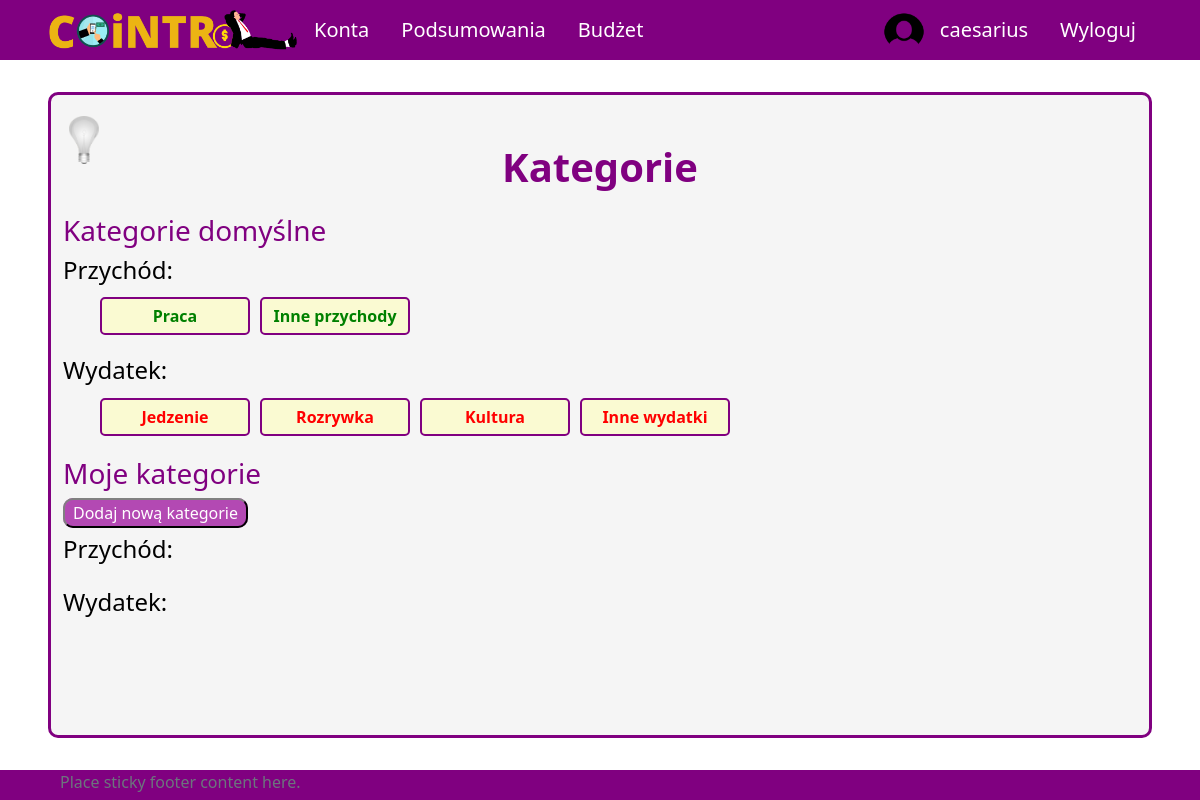
Page /profile/categories (signed in) on the earlier database version.
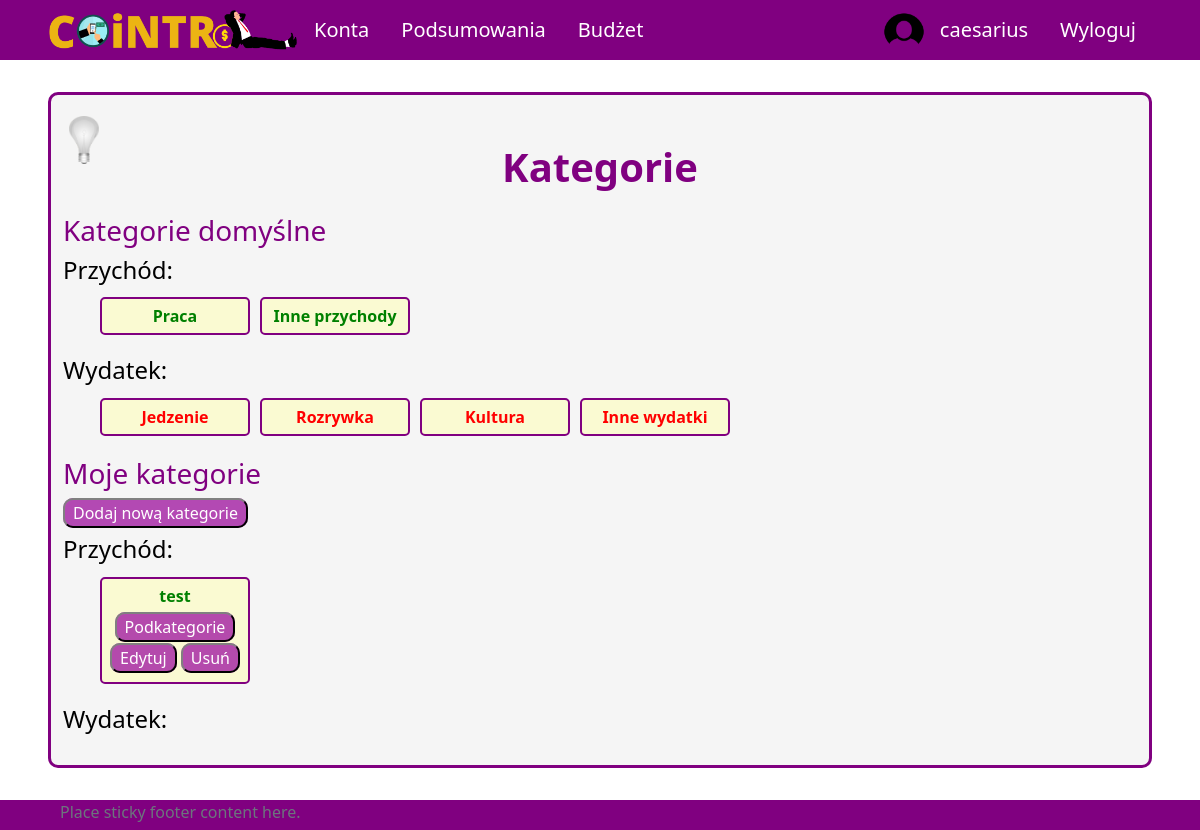
Same page on the later database version.
### UsersApp/models.py (models this page shows, shortened)
class Category(models.Model):
    SCOPE_CHOICES = (
    ("INCOME", "income"),
    ("EXPENSE", "expense"),
    )
    name = models.CharField(max_length=255)
    owner = models.ForeignKey(Profile, null=True, blank=True, on_delete=models.CASCADE)
    scope = models.CharField(max_length=10, choices=SCOPE_CHOICES) #income / expense - do oddzielenia rodzaju transakcji
    id = models.UUIDField(default=uuid.uuid4, unique=True, primary_key=True, editable=False)

### UsersApp/views/category_views.py (the view)
# urls.py: path('profile/categories', views.showCategories, name='all-categories'),
@login_required(login_url='login')
def showCategories(request):
    defaultCategory = Category.objects.filter(owner__isnull=True)
    userCategory = Category.objects.filter(owner=request.user.profile)
    context = {'defaultCategory' : defaultCategory, 'userCategory' : userCategory}
    return render(request, 'application/categories/all-categories.html', context)

### templates/application/categories/all-categories.html (shortened to what this page needs)
{% extends 'application/base.html' %}
{% block content %}
<div class="title">
    <h1>Kategorie</h1>
</div>
<div class="content">
    <div id="default-cat">
        <h3 class="purple">Kategorie domyślne</h3>
        <h4>Przychód:</h4>
        <ul id="cat-list">
            {% for dc in defaultCategory %}
                {% if dc.scope == "INCOME" %}
                    <li id="category">
                        <span class="bold income">{{dc.name}}</span></br>
                    </li>
                {% endif %}
            {% endfor %}
            </ul>
        <h4>Wydatek:</h4>
        <ul id="cat-list">
            {% for dc in defaultCategory %}
            {% if dc.scope == "EXPENSE" %}
                <li id="category">
                    <span class="bold expense">{{dc.name}}</span></br>
                </li>
            {% endif %}
        {% endfor %}
        </ul>
    </div>
    <div id="custom-cat">
        <h3 class="purple">Moje kategorie</h3>
        <p class="buttons"><a class="button" href="{% url 'create-category' %}">Dodaj nową kategorie</a></p>
        <h4>Przychód:</h4>
        <ul id="cat-list">
            {% for uc in userCategory %}
                {% if uc.scope == "INCOME" %}
                    <li id="category">
                        <span class="bold income">{{uc.name}}</span>
                        <p class="buttons-close"><a class="button" href="{% url 'all-subcategories' uc.id %}">Podkategorie</a></p>
                        <p class="buttons-close">
                            <a class="button" href="{% url 'edit-category' uc.id %}">Edytuj</a>
                            <a class="button" href="{% url 'delete-category' uc.id %}" onclick=
                            "return confirm('Are you sure you want to delete {{uc.name}}?')">Usuń</a>
                        </p>
                    </li>
                {% endif %}
            {% endfor %}
        </ul>
        <h4>Wydatek:</h4>
    </div>
</div>
{% endblock %}

Differences in the rows shown:
added Category: name "test", shown under "Przychód:"
